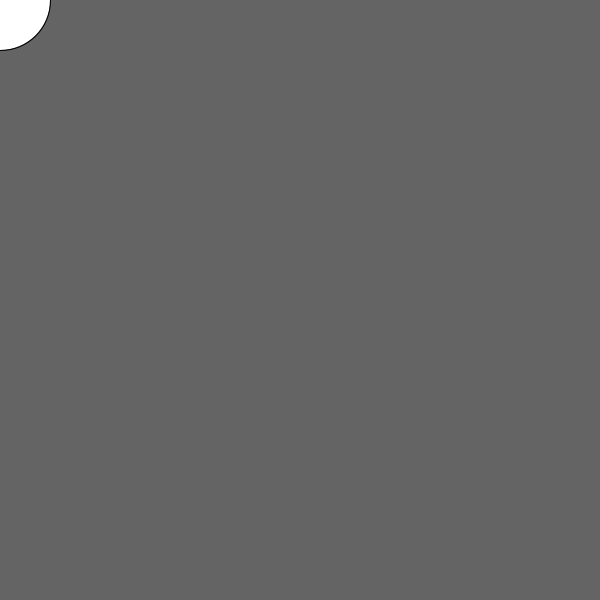
Frame 1 (no input)
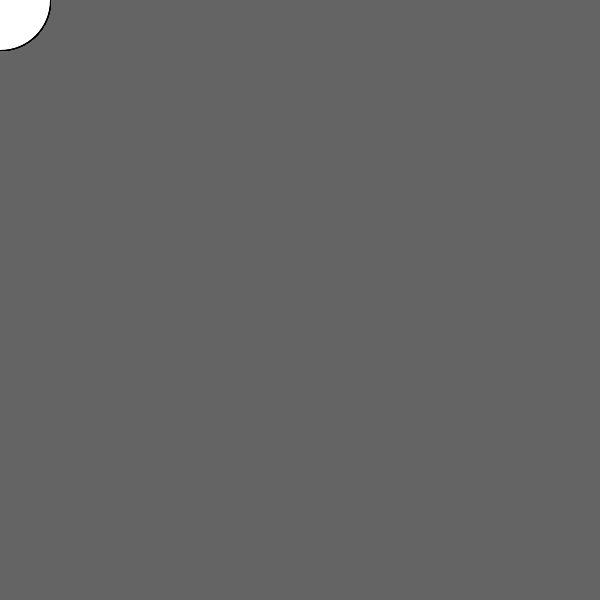
Frame 60 (the mouse pressed at the canvas centre just before this capture)
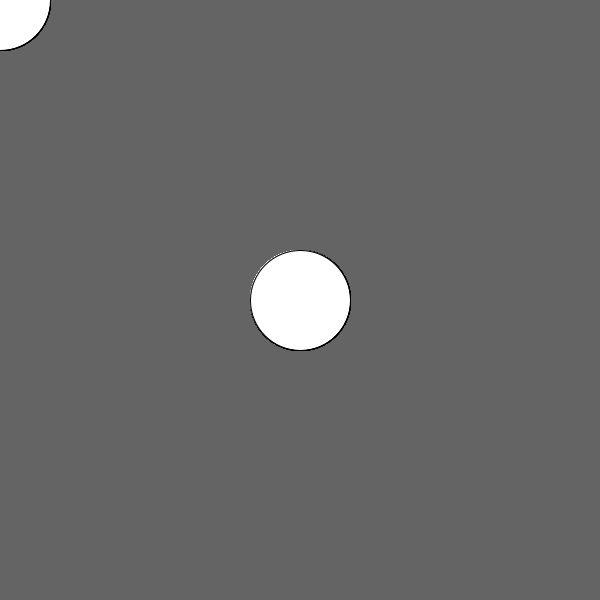
Frame 120 (the mouse held since frame 60 and released just before this capture)

The Processing sketch that drew these frames (run headless with seeded random() and noise(); from frame 60 on, the mouse is pressed at the canvas centre):

// Processing sketch: MouseCreaUnCirculo
// ── MouseCreaUnCirculo.pde

float width =100;
float height = 100;



void setup(){
  size(600,600);
  background(100);
  
  
  
}
    

void draw(){
  
  ellipse(mouseX, mouseY,width, height);
    
}
